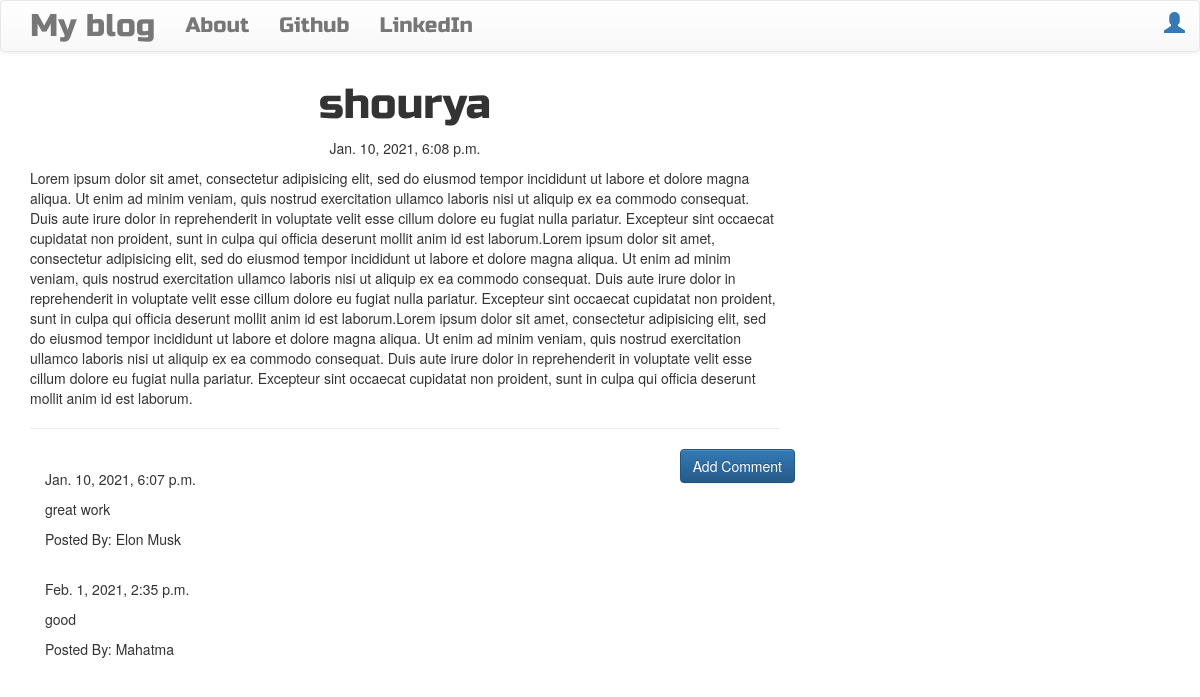
The page /post/10/ on the database its author committed.
### blog/models.py (models this page shows, shortened)
class Post(models.Model):
    author=models.ForeignKey('auth.User',on_delete=models.CASCADE)
    title=models.CharField(max_length=200)
    text=models.TextField()
    created_date=models.DateTimeField(default=timezone.now)
    published_date=models.DateTimeField(blank=True,null=True)

class Comment(models.Model):
    post=models.ForeignKey('blog.Post',related_name='comments',on_delete=models.CASCADE)
    author=models.CharField(max_length=200)
    text=models.TextField()
    created_date=models.DateTimeField(default=timezone.now())
    approved_comment=models.BooleanField(default=False)

### blog/views.py (the view)
# urls.py: path('post/<int:pk>/',views.PostDetailView.as_view(),name='post_detail'),
class PostDetailView(DetailView):
    model=Post

### blog/templates/blog/post_detail.html (shortened to what this page needs)
{%extends 'blog/base.html'%}
{%block content%}
<h1 class='posttitle loader'>{{post.title}}</h1>
{%if post.published_date%}
<div class="date postdate">
  {{post.published_date}}
</div>
{%else%}
  <a class='btn btn-default' href="{%url 'post_publish' pk=post.pk%}">Publish</a>
{%endif%}
<p class='postcontent'>{{post.text|safe|linebreaksbr}}</p>
<hr>
<a class='btn btn-primary btn-comment' href="{%url 'add_comment_to_post' pk=post.pk%}">Add Comment</a>
<div class="container">
  {%for comment in post.comments.all%}
   <br>
   {%if user.is_authenticated or comment.approved_comment%}
     {{comment.created_date}}
    <p>{{comment.text|safe|linebreaks}}</p>
    <p>Posted By: {{comment.author}}</p>
   {%endif%}
   {%empty%}
   <p>No Comments</p>
  {%endfor%}
</div>
{%endblock%}

### blog/static/css/blog.css (style rules this page uses)
.postdate { text-align: center; }
.posttitle { font-family: 'Russo One', sans-serif; font-size: 3em; text-align: center; }
.postcontent { font-family: 'Montserrat'; font-size:1.5em; }
.btn-comment { position: absolute; right: 0px; }
.loader { filter:hue-rotate(0deg); color:linear-gradient(45deg,#0f8,#08f); animation:hue 10000ms infinite linear; }

### rows shown on the page
Post: title "shourya", published_date "Jan. 10, 2021, 6:08 p.m.", text "Lorem ipsum dolor sit amet, consectetur adipisicing elit, sed do eiusmod tempor incididunt ut labore et dolore magna aliqua. Ut enim ad minim veniam, quis nostrud exercitation ullamco laboris nisi ut aliquip ex ea commodo consequat. Duis aute irure dolor in reprehenderit in voluptate velit esse cillum dolore eu fugiat nulla pariatur. Excepteur sint occaecat cupidatat non proident, sunt in culpa qui officia deserunt mollit anim id est laborum.Lorem ipsum dolor sit amet, consectetur adipisicing elit, sed do eiusmod tempor incididunt ut labore et dolore magna aliqua. Ut enim ad minim veniam, quis nostrud exercitation ullamco laboris nisi ut aliquip ex ea commodo consequat. Duis aute irure…"
Comment: created_date "Jan. 10, 2021, 6:07 p.m.", text "great work", author "Elon Musk"
Comment: created_date "Feb. 1, 2021, 2:35 p.m.", text "good", author "Mahatma"
